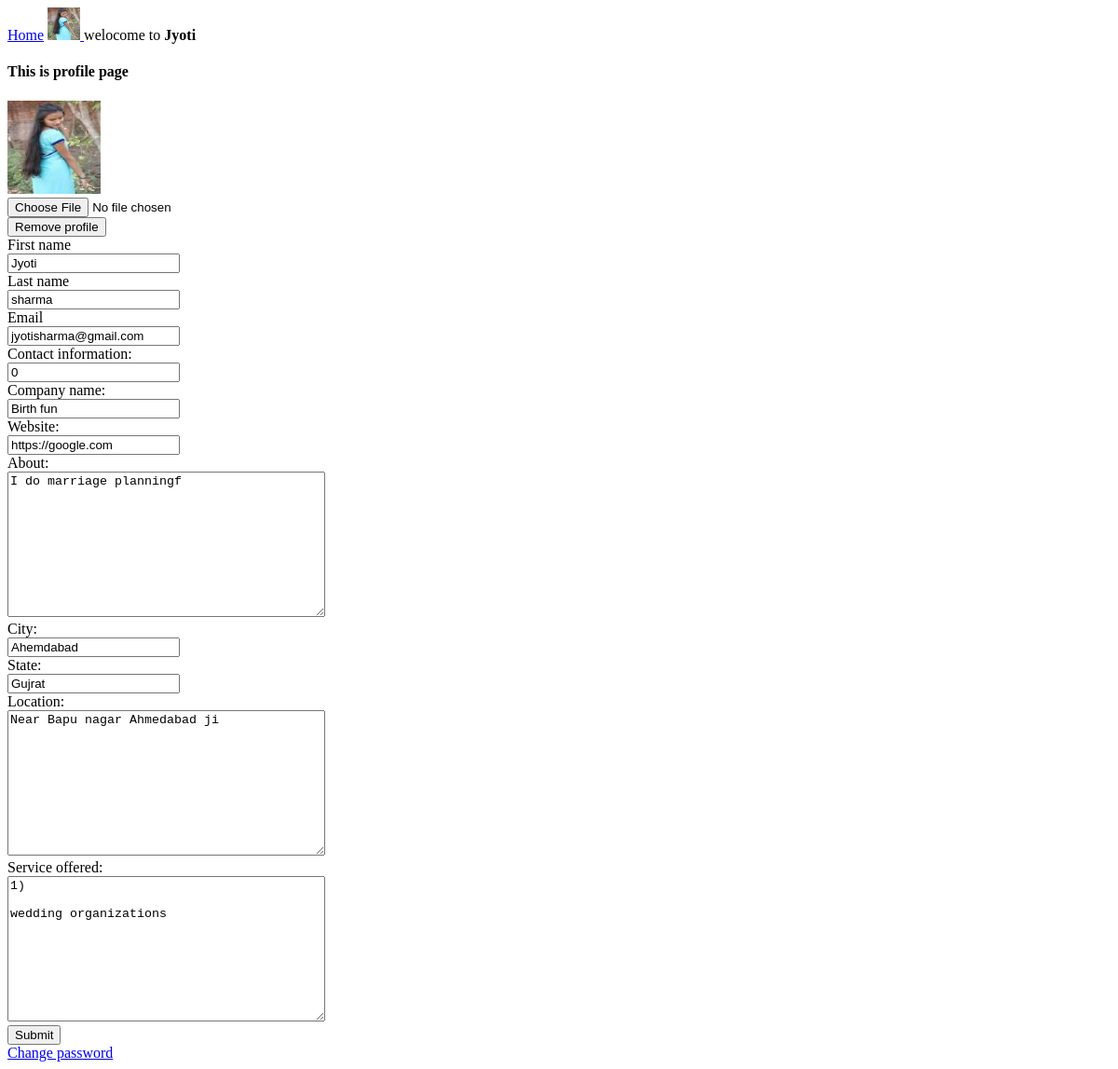
/edit-profile/ (signed in), run on an earlier commit of the app's database.
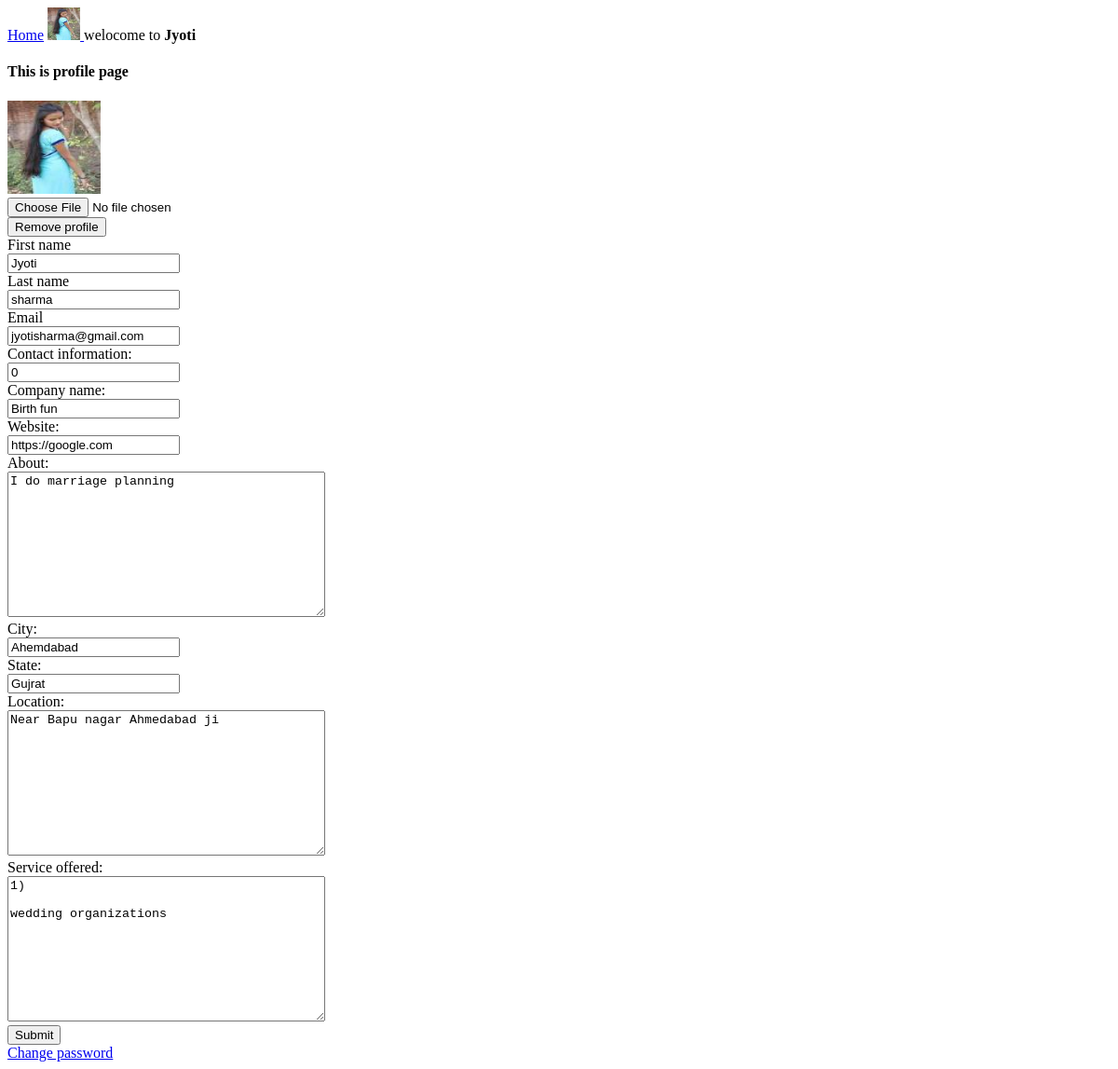
And on a later commit of the database.
### EventPlanner/models.py (models this page shows, shortened)
class UserProfile(models.Model):
    user = models.OneToOneField(User,on_delete=models.CASCADE)
    user_type = models.CharField(choices=user_type_choices,max_length=50)
    contact_info = models.CharField(max_length=200,blank=True,null=True,verbose_name='Contact information')
    company_name = models.CharField(max_length=50,blank=True,null=True)
    website = models.URLField(max_length=200,blank=True,null=True)
    about = models.TextField(blank=True,null=True)
    city = models.CharField(max_length=20,null=False,blank=False)
    state = models.CharField(max_length=20,null=False,blank=False)
    location = models.TextField(blank=True,null=True)
    service_offered = models.TextField(blank=True,null=True)
    profile_picture = models.ImageField(upload_to = 'images/',null=True,blank = True)

### EventPlanner/views.py (the view, shortened to what this page needs)
# urls.py: path('edit-profile/',views.edit_profile),
@login_required(login_url='/login-E/')
def edit_profile(request):
    user_errors = None
    profile_errors = None
    button_clicked = None
    user_profile = UserProfile.objects.get(user = request.user)
    profile_form = UserProfileForm(instance = user_profile,initial={'website': user_profile.website if user_profile.website else 'https://'})
    user_form = UserForm(instance = request.user)
    context = {'UserProfileForm':profile_form,'user_errors':user_errors,'profile_errors':profile_errors,'user_form':user_form,'user_profile':user_profile,'button_clicked':button_clicked}
    return render(request,'EventPlanner/edit-profile.html',context)

### EventPlanner/forms.py
class UserProfileForm(ModelForm):
    class Meta:
        model = UserProfile
        widgets = {'profile_picture':FileInput()}
        fields = '__all__'
        exclude = ('user_type','user',)

class UserForm(ModelForm):
    class Meta:
        model = User
        fields = ['first_name','last_name','email']

### EventPlanner/templates/EventPlanner/edit-profile.html (shortened to what this page needs)
{% extends 'customer/home.html' %}
{% block content %}
<h4>This is profile page</h4>
<form id="profile-form" action="" method="POST" enctype="multipart/form-data">
{% if request.user.userprofile.user_type == 'is_event_planner' %}
    {% if request.user.userprofile.profile_picture %}
            <img src="{{UserProfileForm.instance.profile_picture.url}}" alt=""  width="100" height="100">
            <div> {{UserProfileForm.profile_picture}}</div>
    {% else %}
    <a href="/profile/">
        <img id="default-profile" src="/static/images/No profile.jpeg" alt="" width="100" height="100">
    </a>
        <div> {{UserProfileForm.profile_picture}}</div>
    {% endif %}
            <input id="remove-profile" type="button" value="Remove profile">
{% endif %}
    <div>First name</div>
    <div>{{user_form.first_name}}</div>
    <div>Last name</div>
    <div>{{user_form.last_name}}</div>
    <div>Email</div>
    <div>{{user_form.email}}</div>
    {% if request.user.userprofile.user_type == 'is_event_planner' %}
        {% for field in UserProfileForm %}
            {% if field.name != 'profile_picture' %}
                <div>{{field.label_tag}}</div>
                <div>{{field}}</div>
            {% endif %}
        {% endfor %}
    {% endif %}
    <input type="submit" value="Submit">
</form>
<div>
    <a href="/change-password/">Change password</a>
</div>
{% endblock %}

What changed in the data, as far as the page shows it:
changed UserProfile "Birth fun": about "I do marriage planningf" → "I do marriage planning"
